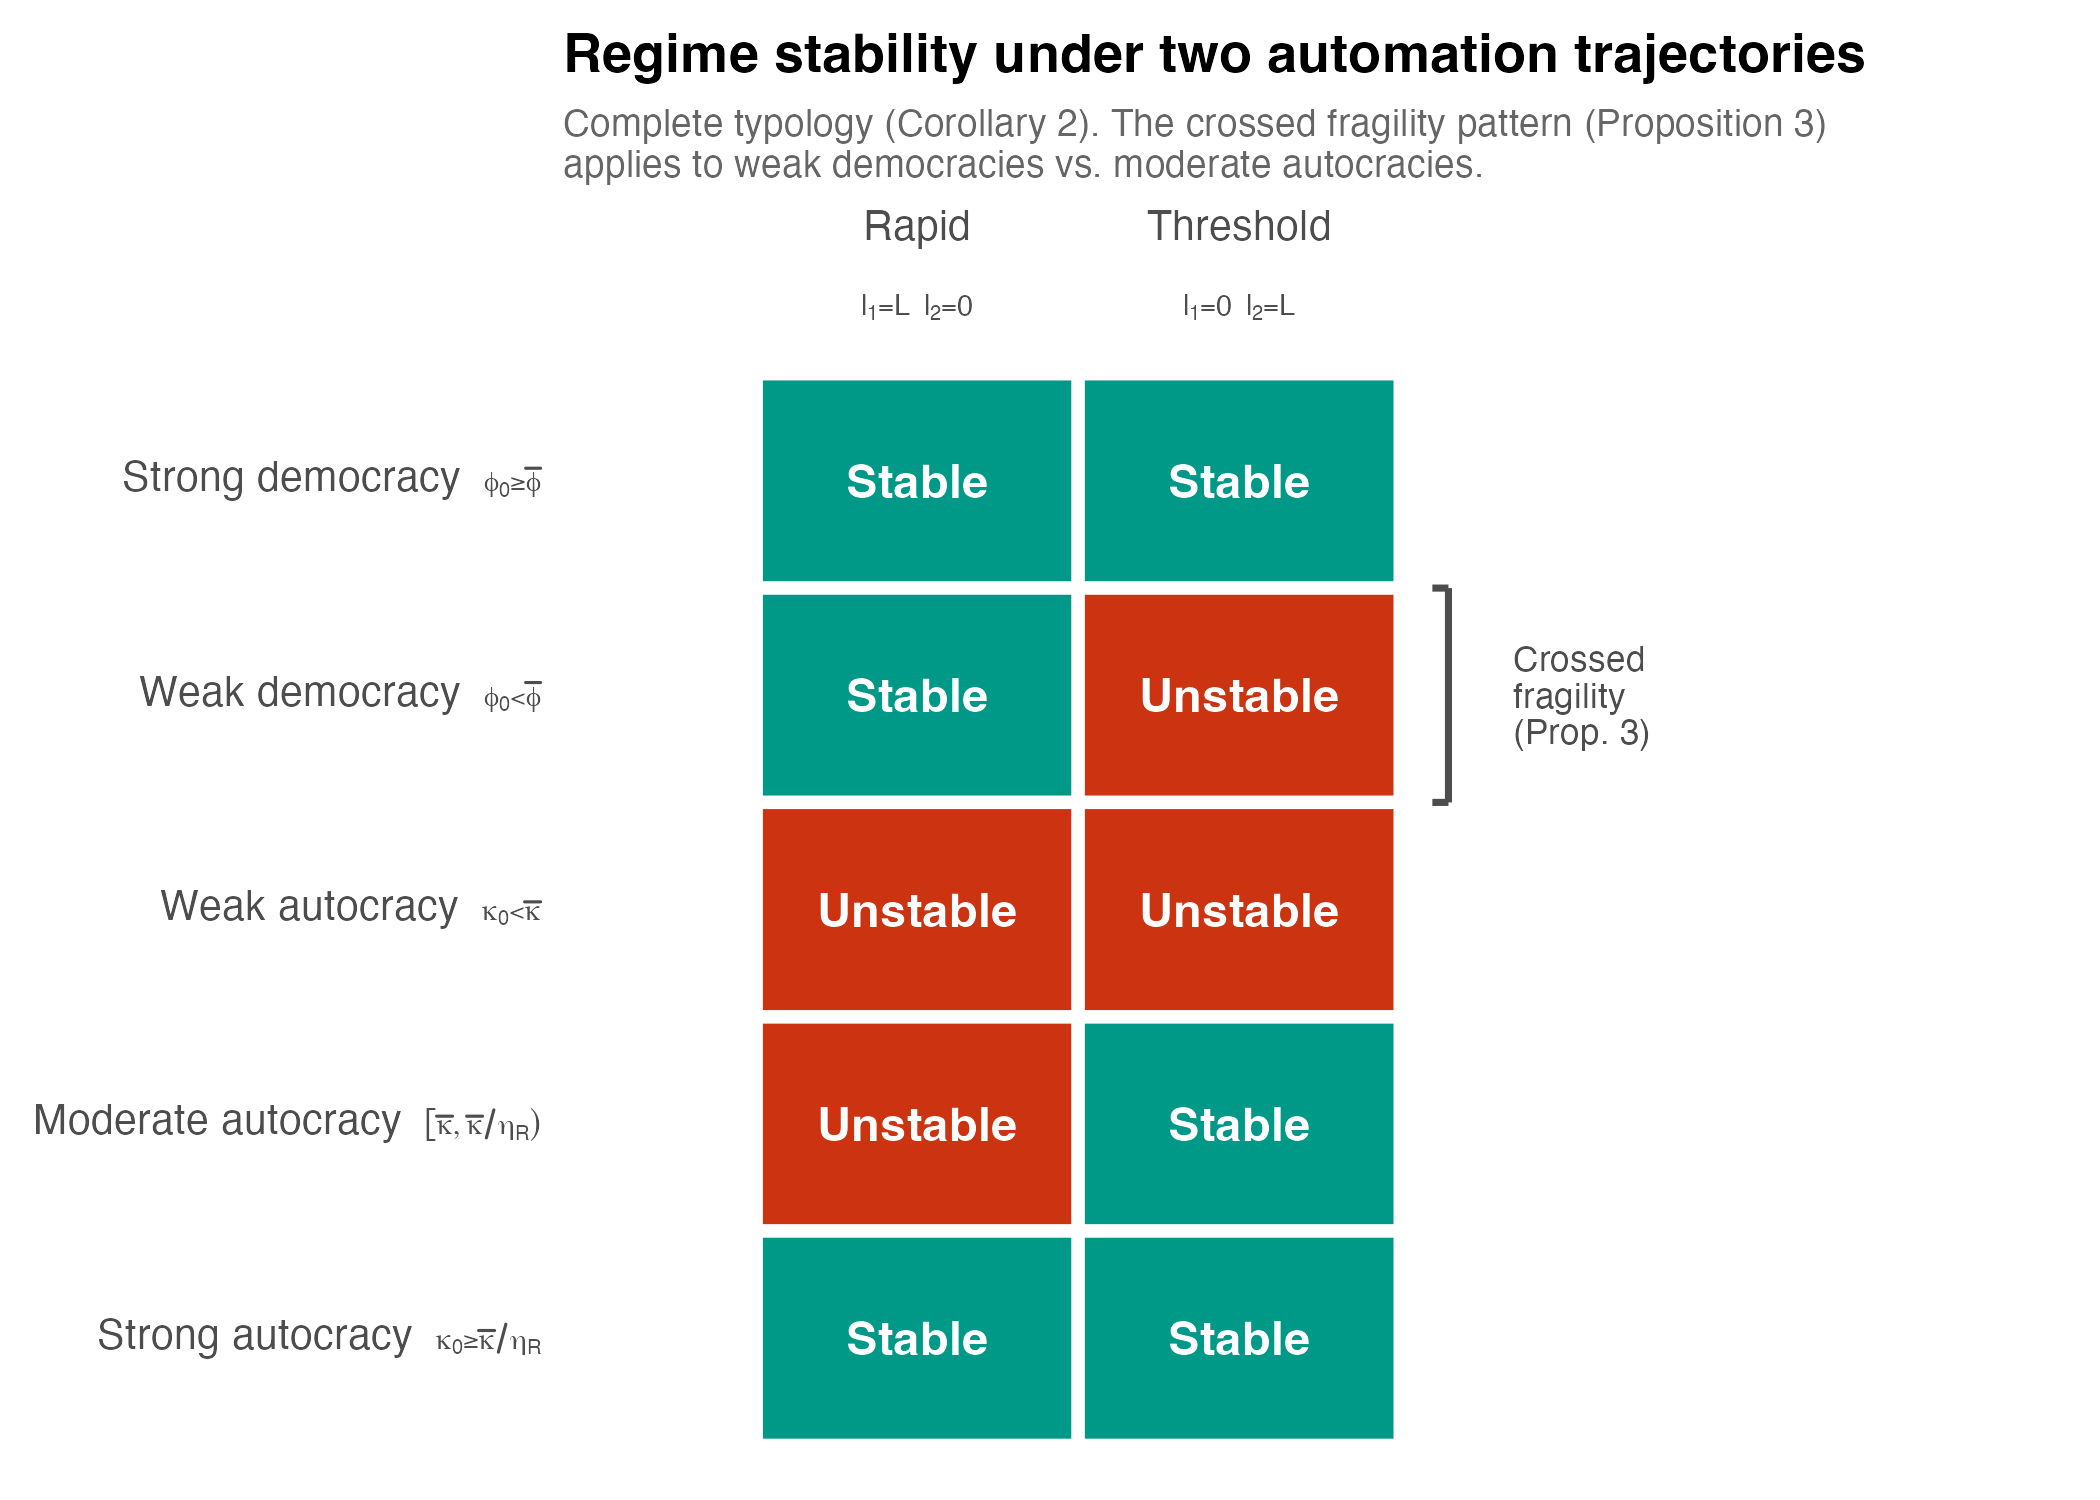

This chart was generated by the following R code:
# fig_crossed_fragility.R
# 2x2 crossed fragility pattern: regime type x automation trajectory
# Shows stability/instability with color shading and the crossed inversion

library(ggplot2)

# --- Output directory ---
out_dir <- tryCatch(dirname(sys.frame(1)$ofile), error = function(e) NULL)
if (is.null(out_dir) || out_dir == "") {
  out_dir <- "/Users/manoelgaldino/Documents/DCP/Papers/IA-dem/figures"
}

# --- Colorblind-friendly palette (Okabe-Ito inspired) ---
col_stable   <- "#009988"   # teal-green
col_unstable <- "#CC3311"   # red

# --- Data: 5 regime types x 2 trajectories ---
df <- data.frame(
  regime = factor(
    rep(c("Strong\ndemocracy",
          "Weak\ndemocracy",
          "Moderate\nautocracy",
          "Strong\nautocracy",
          "Weak\nautocracy"), each = 2),
    levels = c("Strong\nautocracy",
               "Moderate\nautocracy",
               "Weak\nautocracy",
               "Weak\ndemocracy",
               "Strong\ndemocracy")
  ),
  trajectory = factor(
    rep(c("Rapid", "Threshold"), 5),
    levels = c("Rapid", "Threshold")
  ),
  stable = c(
    TRUE,  TRUE,   # Strong democracy: stable under both
    TRUE,  FALSE,  # Weak democracy: stable rapid, unstable threshold
    FALSE, TRUE,   # Moderate autocracy: unstable rapid, stable threshold
    TRUE,  TRUE,   # Strong autocracy: stable under both
    FALSE, FALSE   # Weak autocracy: unstable under both
  )
)

df$label <- ifelse(df$stable, "Stable", "Unstable")

# --- The figure ---
fig <- ggplot(df, aes(x = trajectory, y = regime, fill = stable)) +
  geom_tile(colour = "white", linewidth = 1.5) +
  geom_text(aes(label = label),
            size = 4, fontface = "bold",
            colour = "white") +
  scale_fill_manual(
    values = c("TRUE" = col_stable, "FALSE" = col_unstable),
    guide = "none"
  ) +
  # Bracket annotation for "Crossed fragility" (P3)
  annotate("segment",
           x = 2.65, xend = 2.65,
           y = 3.5, yend = 4.5,
           linewidth = 0.8, colour = "grey30") +
  annotate("segment",
           x = 2.60, xend = 2.65,
           y = 3.5, yend = 3.5,
           linewidth = 0.8, colour = "grey30") +
  annotate("segment",
           x = 2.60, xend = 2.65,
           y = 4.5, yend = 4.5,
           linewidth = 0.8, colour = "grey30") +
  annotate("text",
           x = 2.85, y = 4,
           label = "Crossed\nfragility\n(Prop. 3)",
           size = 3, colour = "grey30",
           lineheight = 0.85, hjust = 0) +
  # Axis labels and conditions
  scale_x_discrete(
    position = "top",
    labels = c(
      "Rapid" = expression(atop("Rapid", scriptstyle(l[1]==L~~l[2]==0))),
      "Threshold" = expression(atop("Threshold", scriptstyle(l[1]==0~~l[2]==L)))
    )
  ) +
  scale_y_discrete(
    labels = c(
      "Strong\nautocracy" = expression("Strong autocracy  " * scriptstyle(group("", kappa[0] >= bar(kappa)/eta[R], ""))),
      "Moderate\nautocracy" = expression("Moderate autocracy  " * scriptstyle(group("[", list(bar(kappa), bar(kappa)/eta[R]), ")"))),
      "Weak\nautocracy" = expression("Weak autocracy  " * scriptstyle(group("", kappa[0] < bar(kappa), ""))),
      "Weak\ndemocracy" = expression("Weak democracy  " * scriptstyle(group("", phi[0] < bar(phi), ""))),
      "Strong\ndemocracy" = expression("Strong democracy  " * scriptstyle(group("", phi[0] >= bar(phi), "")))
    )
  ) +
  labs(
    title = "Regime stability under two automation trajectories",
    subtitle = "Complete typology (Corollary 2). The crossed fragility pattern (Proposition 3)\napplies to weak democracies vs. moderate autocracies.",
    x = NULL, y = NULL
  ) +
  coord_cartesian(clip = "off", xlim = c(0.5, 3.3)) +
  theme_minimal(base_size = 12) +
  theme(
    panel.grid       = element_blank(),
    axis.ticks       = element_blank(),
    plot.title       = element_text(face = "bold", size = 13, hjust = 0),
    plot.subtitle    = element_text(size = 9, colour = "grey40", hjust = 0),
    plot.margin      = margin(t = 8, r = 60, b = 8, l = 8),
    axis.text.y      = element_text(size = 10, hjust = 1),
    axis.text.x.top  = element_text(size = 10)
  )

# --- Save ---
ggsave(file.path(out_dir, "fig_crossed_fragility.pdf"),
       plot = fig, width = 7, height = 5, device = "pdf")
ggsave(file.path(out_dir, "fig_crossed_fragility.png"),
       plot = fig, width = 7, height = 5, dpi = 300)

cat("Crossed fragility figure saved to:", out_dir, "\n")
